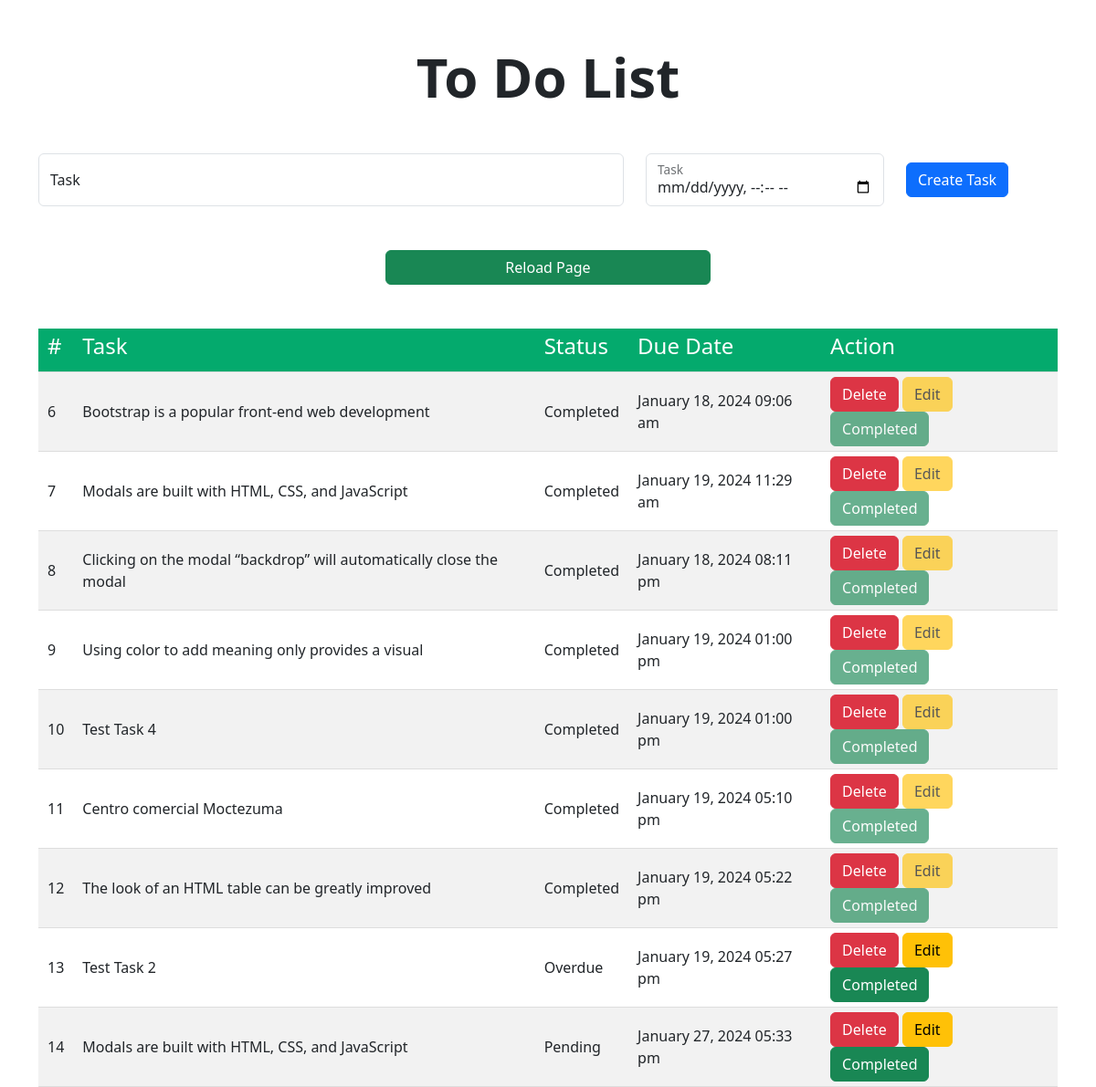
The page / on the database its author committed.
### tables this page shows
CREATE TABLE IF NOT EXISTS `task` (
  `task_id` int NOT NULL AUTO_INCREMENT,
  `task_name` varchar(255) NOT NULL,
  `task_status` varchar(25) NOT NULL,
  `task_due_date` datetime NOT NULL,
  `task_date` datetime NOT NULL DEFAULT CURRENT_TIMESTAMP,
  PRIMARY KEY (`task_id`)
);

### script.php (called while the page is built, shortened)
<?php
require("conn.php");
$pulldata = $conn->prepare("SELECT * FROM task");
$pulldata->execute();
?>

### index.php (the view, shortened to what this page needs)
<?php
require("script.php");
?>
<!DOCTYPE html>
<html lang="en">
<head>
    <link href="https://cdn.jsdelivr.net/npm/bootstrap@5.3.2/dist/css/bootstrap.min.css" rel="stylesheet"
>
    <link rel="stylesheet" href="style.css">
</head>
<body>
    <main>
        <div class="container-lg pt-5">
            <div class="row min-vh-100">
                <div class="col align-self-center">
                    <div class="row">
						<h1 class="mb-5 text-center">To Do List</h1>
                        <form action="<?php echo $_SERVER['PHP_SELF']; ?>" method="POST" class="mb-5">
                            <div class="row">
                                <div class="col-lg-7">
                                    <div class="form-floating">
                                        <input type="text" class="form-control" name="task" id="formId1" placeholder="" required />
                                        <label for="formId1">Task</label>
                                    </div>
                                </div>
                                <div class="col-lg-3">
                                    <div class="form-floating">
                                        <input type="datetime-local" class="form-control" name="task_date" id="formId1" placeholder="" required />
                                        <label for="formId1">Task</label>
                                    </div>
                                </div>
                                <div class="col-lg-2 align-self-center">
                                    <button type="submit" class="btn btn-primary" name="createtask"> Create Task </button>
                                </div>
                            </div>
                        </form>
                        <div class="d-grid gap-2 col-lg-4 mx-auto">
                            <button class="btn btn-success mb-5" id="reloadButton">Reload Page</button>
                        </div>
                    </div>
                    <div class="row">
                        <div class="col">
                            <table id="reloadableContent">
                                <tr>
                                    <th><h4>#</h4></th>
                                    <th><h4>Task</h4></th>
                                    <th><h4>Status</h4></th>
                                    <th><h4>Due Date</h4></th>
                                    <th><h4>Action</h4></th>
                                </tr>
                                <?php
                                while ($row = $pulldata->fetch(PDO::FETCH_OBJ)): {
                                ?>
                                <tr>
                                    <td><?php echo $row->task_id; ?></td>
                                    <td><?php echo $row->task_name; ?></td>
                                    <td>
                                        <?php
                                        if ($row->task_status == 0) {
											$date1 = $row->task_due_date;
											$date2 = date("Y-m-d h:i:s a", time());
                                            if ($date1 > $date2) {
                                                echo "Pending";
                                            } else {
                                                echo "Overdue";
                                            }
                                        } else {
                                            echo "Completed";
                                        }
                                        ?>
                                    </td>
                                    <td>
                                        <?php
                                        $dateString = $row->task_due_date;
                                        $dateTime = new DateTime($dateString);
                                        $formattedDate = $dateTime->format('F d, Y h:i a');
                                        echo $formattedDate;
                                        ?>
                                    </td>
                                    <td>
                                        <button type="button" class="btn btn-danger" data-bs-toggle="modal" data-bs-target="#exampleModal<?php echo $row->task_id; ?>">Delete</button>
                                        <button type="button" class="btn btn-warning" data-bs-toggle="modal" data-bs-target="#EditModal<?php echo $row->task_id; ?>" <?php if($row->task_status == 1){ echo 'disabled'; } else { echo ''; } ?>>Edit</button>
                                        <button type="button" class="btn btn-success" data-bs-toggle="modal" data-bs-target="#CompleteModal<?php echo $row->task_id; ?>" <?php if($row->task_status == 1){ echo 'disabled'; } else { echo ''; } ?>>Completed</button>
                                    </td>
                                </tr>
                                <?php } endwhile ?>
                            </table>
                        </div>
                    </div>
                </div>
            </div>
        </div>
    </main>
</body>
</html>

### style.css (style rules this page uses)
table { width: 100%; }
table td, th { padding: 5px 10px; border-bottom: 1px solid #ddd; }
table tr { border-bottom: 1px solid #ddd; }
table tr:nth-child(even) { background-color: #f2f2f2; }
table th { padding-top: 5px; padding-bottom: 5px; text-align: left; background-color: #04AA6D; color: white; }
h1 { font-size: 60px; font-weight: 900; }

### rows shown on the page
task: task_id "6", task_name "Bootstrap is a popular front-end web development", task_status "Completed", task_due_date "January 18, 2024 09:06 am"
task: task_id "7", task_name "Modals are built with HTML, CSS, and JavaScript", task_status "Completed", task_due_date "January 19, 2024 11:29 am"
task: task_id "8", task_name "Clicking on the modal “backdrop” will automatically close the modal", task_status "Completed", task_due_date "January 18, 2024 08:11 pm"
task: task_id "9", task_name "Using color to add meaning only provides a visual", task_status "Completed", task_due_date "January 19, 2024 01:00 pm"
task: task_id "10", task_name "Test Task 4", task_status "Completed", task_due_date "January 19, 2024 01:00 pm"
task: task_id "11", task_name "Centro comercial Moctezuma", task_status "Completed", task_due_date "January 19, 2024 05:10 pm"
task: task_id "12", task_name "The look of an HTML table can be greatly improved", task_status "Completed", task_due_date "January 19, 2024 05:22 pm"
task: task_id "13", task_name "Test Task 2", task_status "Overdue", task_due_date "January 19, 2024 05:27 pm"
task: task_id "14", task_name "Modals are built with HTML, CSS, and JavaScript", task_status "Pending", task_due_date "January 27, 2024 05:33 pm"
